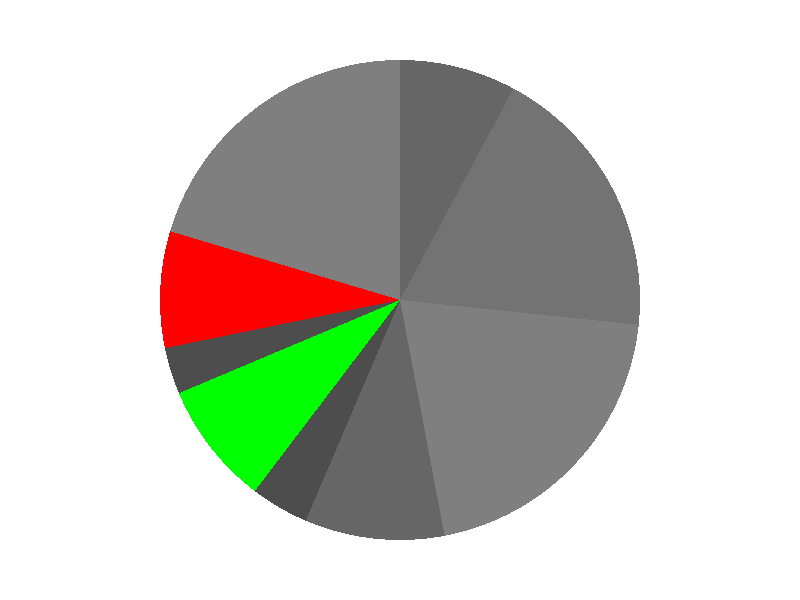
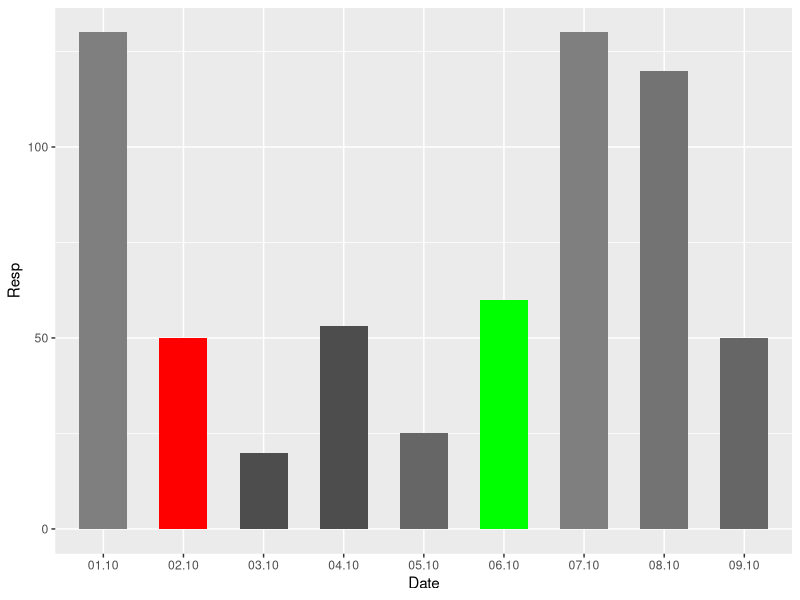
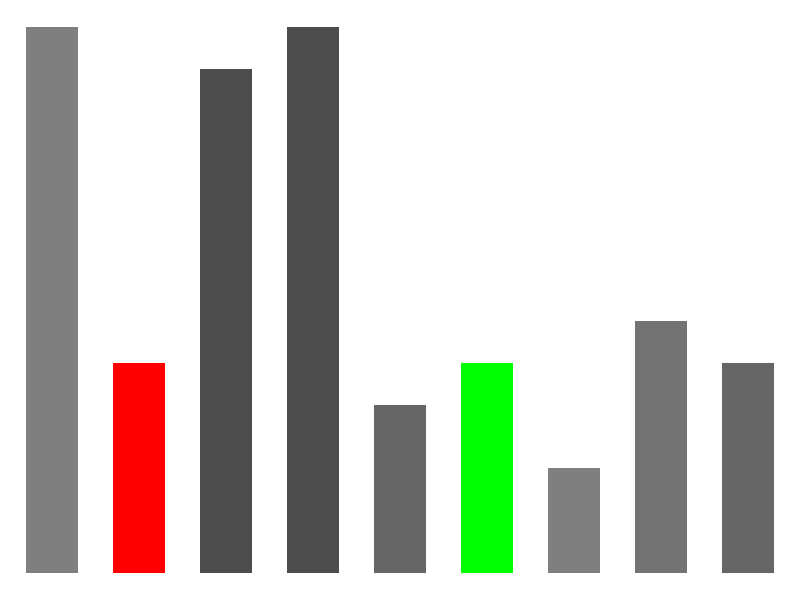
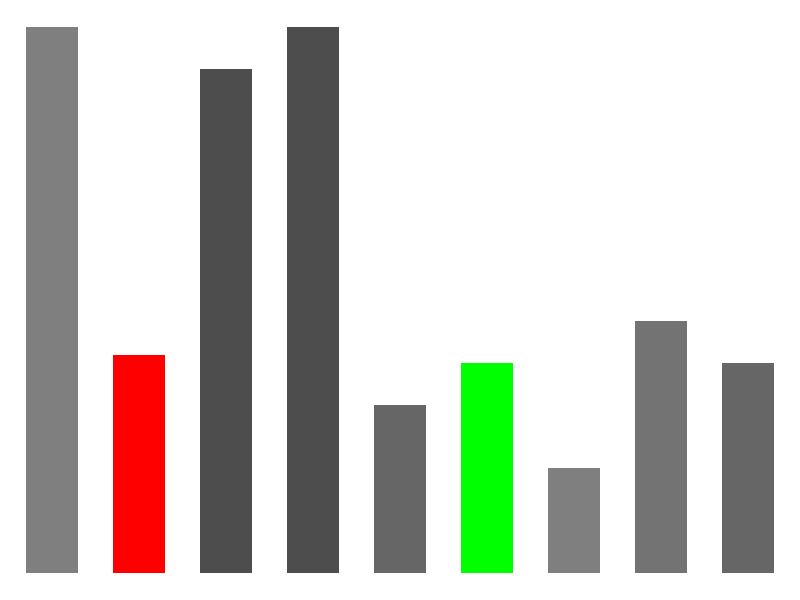

R code for these plots, in order:
library(ggplot2)
library(dplyr)
Date<-as.character(format(seq(as.Date("2020-10-01"), as.Date("2020-10-9"), by="days"),format="%d.%m"))
Resp<-as.numeric(as.character(c(130,50,20,53,25,60,130,120,50)))
dat<-data.frame("Data"=Date,"Respir"=Resp)

#Eksperyment 1 (piechart )
#piechart
ggplot(dat, aes(x="", y=Resp, fill=Date)) +
  geom_bar(stat="identity", width=0.6) +
  coord_polar("y", start=0)+
  theme_void()+
  scale_fill_manual(values=c("grey50","red","grey30","green","gray30","gray40","gray50","grey45","grey40"))+
  theme(
    legend.position="none"
  )
#barplot
ggplot(dat, aes(x=Date, y=Resp, fill=Date)) +
  geom_bar(stat="identity",width=0.6) +
  scale_fill_manual(values=c("grey50","red","grey30","gray30","gray40","green","gray50","grey45","grey40"))+
  theme(
    legend.position="none"
  )
#Eksperyment 2 (theme_void())
# 1
Resp3<-as.numeric(as.character(c(130,50,120,130,40,50,25,60,50)))
ggplot(dat, aes(x=Date, y=Resp3, fill=Date)) +
  geom_bar(stat="identity",width=0.6) +
  scale_fill_manual(values=c("grey50","red","grey30","gray30","gray40","green","gray50","grey45","grey40"))+
  theme_void()+
  theme(
    legend.position="none"
  )

# 2
Resp2<-as.numeric(as.character(c(130,52,120,130,40,50,25,60,50)))
ggplot(dat, aes(x=Date, y=Resp2, fill=Date)) +
  geom_bar(stat="identity",width=0.6) +
  scale_fill_manual(values=c("grey50","red","grey30","gray30","gray40","green","gray50","grey45","grey40"))+
  theme_void()+
  theme(
    legend.position="none"
  )



